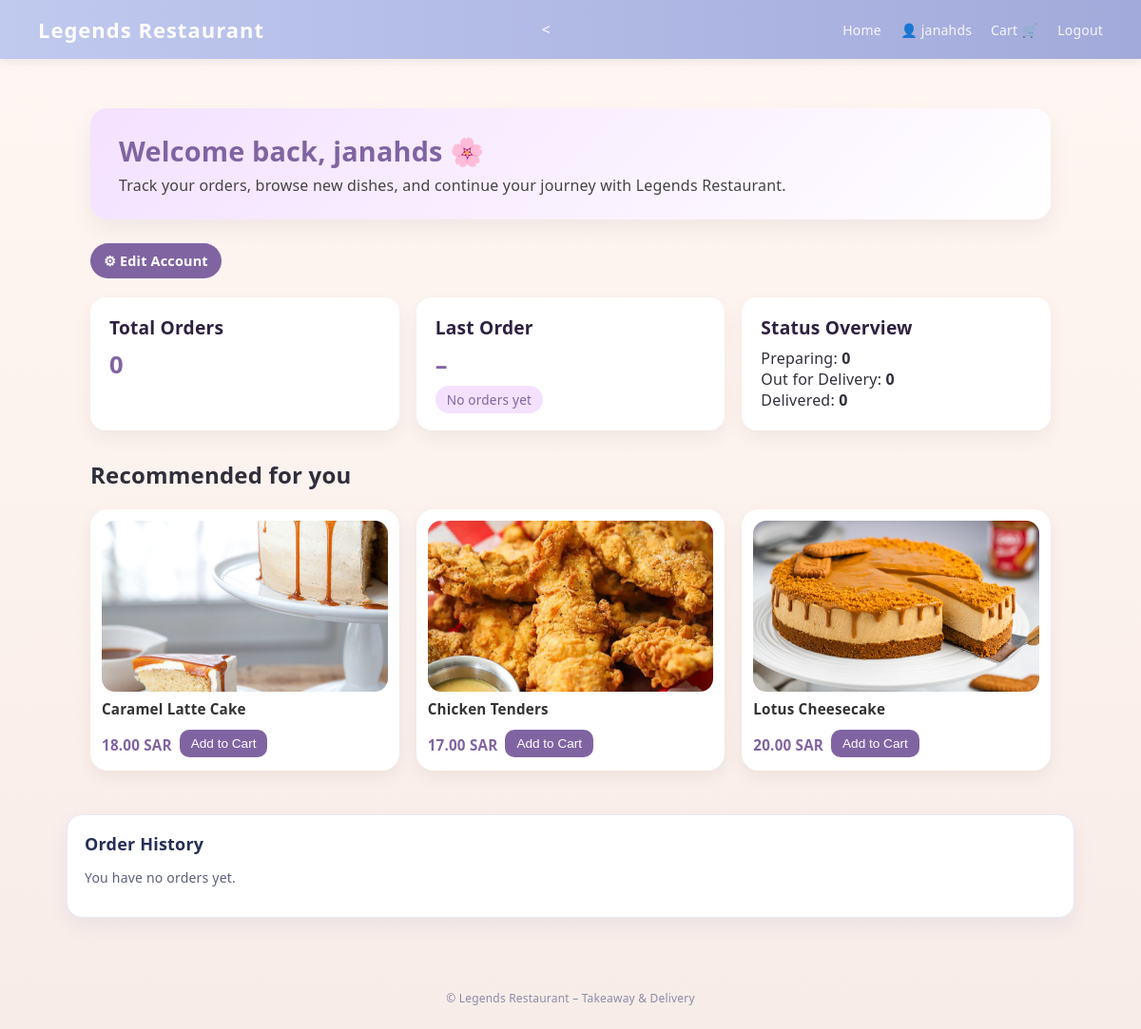
The page /customer/dashboard/ (signed in) on the database its author committed.
### restaurant/models.py (models this page shows, shortened)
class User(AbstractUser):
    ROLE_CHOICES = [
        ("customer", "Customer"),
        ("staff", "Staff"),
        ("manager", "Manager"),
    ]
    role = models.CharField(
        max_length=20,
        choices=ROLE_CHOICES,
        default="customer",
    )
    phone = models.CharField(max_length=20, blank=True, null=True)
    address = models.CharField(max_length=255, blank=True, null=True)
    hired_at = models.DateTimeField(blank=True, null=True)
    salary = models.DecimalField(
        max_digits=10,
        decimal_places=2,
        blank=True,
        null=True,
    )

class MenuItem(models.Model):
    CATEGORY_CHOICES = [
        ("drinks", "Drinks"),
        ("main", "Main Dishes"),
        ("appetizers", "Appetizers"),
        ("sweet", "Sweet"),
        ("special", "Special Dishes"),
    ]
    name = models.CharField(max_length=150)
    description = models.TextField(blank=True, null=True)
    price = models.DecimalField(max_digits=6, decimal_places=2)
    category = models.CharField(max_length=50, choices=CATEGORY_CHOICES)
    image = models.ImageField(
        upload_to="menu_images/",
        blank=True,
        null=True,
    )
    is_available = models.BooleanField(default=True)

### restaurant/views.py (the view)
# urls.py: path("customer/dashboard/", views.customer_dashboard, name="customer_dashboard"),
@login_required
def customer_dashboard(request):
    if not request.user.is_authenticated:
        return redirect("login")
    if request.user.role == "staff":
        return redirect("staff_dashboard")
    if request.user.role == "manager":
        return redirect("manager_dashboard")
    user = request.user
    orders = Order.objects.filter(user=user).order_by("-created_at")
    total_orders = orders.count()
    last_order = orders.first()
    last_status = None
    if last_order:
        last_status = last_order.get_status_display()
    preparing = orders.filter(status='preparing').count()
    out_for_delivery = orders.filter(status='out_for_delivery').count()
    delivered = orders.filter(status='delivered').count()
    recommendations = MenuItem.objects.filter(is_available=True).order_by('?')[:3]
    highlights = MenuItem.objects.filter(is_available=True).order_by('?')[:4]
    context = {
        "username": user.username,
        "total_orders": total_orders,
        "last_order": last_order,
        "last_status": last_status,
        "preparing": preparing,
        "out_for_delivery": out_for_delivery,
        "delivered": delivered,
        "recommendations": recommendations,
        "highlights": highlights,
        "orders": orders,
    }
    return render(request, "restaurant/customer_dashboard.html", context)

### restaurant/templates/restaurant/customer_dashboard.html (shortened to what this page needs)
{% extends 'restaurant/base.html' %}
{% load static %}
{% block content %}
<link rel="stylesheet" href="{% static 'restaurant/style.css' %}">
<div class="dash-container">
    <div class="welcome-box">
        <div class="welcome-title">Welcome back, {{ username }} 🌸</div>
        <div class="welcome-sub">
            Track your orders, browse new dishes, and continue your journey with Legends Restaurant.
        </div>
    </div>
    <a href="{% url 'edit_customer_account' %}"
   class="edit-account-btn">
    ⚙ Edit Account
</a>
    <div class="grid-3">
        <div class="dash-card">
            <div class="dash-title">Total Orders</div>
            <div class="dash-number">{{ total_orders }}</div>
        </div>
        <div class="dash-card">
            <div class="dash-title">Last Order</div>
            {% if last_order %}
                <div class="dash-number">#{{ last_order.id }}</div>
                <span class="badge-status">{{ last_status }}</span>
            {% else %}
                <div class="dash-number">–</div>
                <span class="badge-status">No orders yet</span>
            {% endif %}
        </div>
        <div class="dash-card">
            <div class="dash-title">Status Overview</div>
            <div>Preparing: <strong>{{ preparing }}</strong></div>
            <div>Out for Delivery: <strong>{{ out_for_delivery }}</strong></div>
            <div>Delivered: <strong>{{ delivered }}</strong></div>
        </div>
    </div>
    <h2 style="margin-top: 30px;">Recommended for you</h2>
    <div class="menu-grid">
        {% for item in recommendations %}
        <div class="menu-card">
            {% if item.image %}
            <img src="{{ item.image.url }}" alt="{{ item.name }}">
            {% endif %}
            <div class="menu-title">{{ item.name }}</div>
            <div class="menu-footer">
                <div class="menu-price">{{ item.price }} SAR</div>
                <button class="btn-small">Add to Cart</button>
            </div>
        </div>
        {% empty %}
        <p>No recommendations yet.</p>
        {% endfor %}
    </div>
</div>
<div class="card mt-4">
  <h3 class="card-title">Order History</h3>
  {% if orders %}
    <div class="table-responsive">
      <table class="lr-table">
        <thead>
          <tr>
            <th>ID</th>
            <th>Date</th>
            <th>Type</th>
            <th>Status</th>
            <th>Total (SAR)</th>
          </tr>
        </thead>
        <tbody>
          {% for order in orders %}
          <tr>
            <td>#{{ order.id }}</td>
            <td>{{ order.created_at|date:"Y-m-d H:i" }}</td>
            <td>{{ order.get_order_type_display }}</td>
            <td>{{ order.get_status_display }}</td>
            <td>{{ order.total }}</td>
          </tr>
          {% endfor %}
        </tbody>
      </table>
    </div>
  {% else %}
    <p class="card-muted">You have no orders yet.</p>
  {% endif %}
</div>
{% endblock %}

### restaurant/templates/restaurant/base.html (shortened to what this page needs)
{% load static %}
<!DOCTYPE html>
<html lang="en">
<head>
    <link rel="stylesheet" href="{% static 'restaurant/style.css' %}">
</head>
<body class="lr-body">
    <header class="lr-header">
        <div class="lr-logo">Legends Restaurant</div>
        <<nav class="lr-nav">
    <a href="{% url 'home' %}">Home</a>
    {% if request.user.is_authenticated %}
        <a href="{% url 'customer_dashboard' %}" class="nav-account">
            👤 {{ request.user.username }}
        <a href="{% url 'cart_view' %}">Cart 🛒</a>
        </a>
        <a href="{% url 'logout' %}">Logout</a>
    {% else %}
        <a href="{% url 'login' %}">Login</a>
    {% endif %}
</nav>
    </header>
    <main class="lr-main">
        {% block content %}{% endblock %}
    </main>
    <footer class="lr-footer">
        © {{ now|date:"Y" }} Legends Restaurant – Takeaway &amp; Delivery
    </footer>
</body>
</html>

### restaurant/static/restaurant/style.css (style rules this page uses)
:root { --cream: #FFF2E0; --powder: #C0C9EE; --periwinkle: #A2AADB; --indigo: #898AC4; --bg: var(--cream); --bg-grad: linear-gradient(180deg, var(--cream) 0%, #fdf1e7 15%, #f6f2ff 100%); --panel: #ffffff; --panel-border: #e6e9f7; --muted: #5b5f7a; --text: #2b2d3a; --brand: var(--indigo); --brand-2: var(--periwinkle); --ok: #1fa97b; --warn: #d9a227; --danger: #d85b5b; --radius: 16px; --shadow: 0 14px 30px rgba(137, 138, 196, .18); --soft: 0 8px 18px rgba(137, 138, 196, .12); }
* { box-sizing: border-box }
html, body { height: 100% }
body { margin: 0; font-family: ui-sans-serif, system-ui, -apple-system, "Segoe UI", Arial, sans-serif; color: var(--text); background: var(--bg-grad); letter-spacing: .2px; }
.grid-3 { grid-template-columns: repeat(3, 1fr) }
.card { background: var(--panel); border: 1px solid var(--panel-border); border-radius: var(--radius); padding: 18px; box-shadow: var(--soft); transition: transform .18s ease, box-shadow .18s ease; }
.card-title { margin: 0 0 10px 0; font-size: 18px; font-weight: 800; color: #263056 }
.card-muted { color: var(--muted); font-size: 14px }
.mt-4 { margin-top: 26px }
.lr-body { margin: 0; font-family: system-ui, -apple-system, BlinkMacSystemFont, "Segoe UI", sans-serif; background-color: #FFF2E0; color: #2f2f3b; }
.lr-header { display: flex; justify-content: space-between; align-items: center; padding: 16px 40px; background: linear-gradient(90deg, #C0C9EE, #A2AADB); color: #fff; box-shadow: 0 3px 10px rgba(0, 0, 0, 0.08); }
.lr-logo { font-weight: 700; font-size: 22px; letter-spacing: 1px; }
.lr-nav a { margin-left: 16px; text-decoration: none; color: #f7f7ff; font-size: 14px; font-weight: 500; }
.lr-main { max-width: 1100px; margin: 0 auto; padding: 32px 20px 60px; }
.lr-footer { text-align: center; font-size: 12px; padding: 16px 0 24px; color: #8a8ba8; }
body { font-family: "Segoe UI", sans-serif; background: linear-gradient(to bottom, #fff7f3, #f8ece8); margin: 0; padding: 0; color: #333; }
.menu-grid { display: flex; flex-direction: column; gap: 20px; }
.menu-card { display: flex; align-items: center; background: white; border-radius: 16px; padding: 18px; box-shadow: 0 4px 14px rgba(0,0,0,0.08); }
.menu-price, .menu-category { font-weight: 600; color: #4b4a78; margin-top: 5px; }
.menu-grid { display: flex; flex-direction: column; gap: 16px; }
.menu-card { display: flex; justify-content: space-between; align-items: flex-start; background: #ffffff; border-radius: 16px; padding: 16px 20px; box-shadow: 0 6px 18px rgba(0,0,0,0.08); }
.menu-price, .menu-category { font-size: 14px; font-weight: 600; color: #4b4a78; margin-bottom: 2px; }
.btn-small { padding: 7px 14px; border-radius: 10px; border: none; font-size: 14px; cursor: pointer; text-decoration: none; display: inline-block; text-align: center; transition: 0.2s; }

### rows shown on the page
User: user.username "janahds", username "janahds"
MenuItem: image (picture), name "Caramel Latte Cake", price "18.00"
MenuItem: image (picture), name "Chicken Tenders", price "17.00"
MenuItem: image (picture), name "Lotus Cheesecake", price "20.00"

### other values the page prints
{{ total_orders }} "0"
{{ preparing }} "0"
{{ out_for_delivery }} "0"
{{ delivered }} "0"
